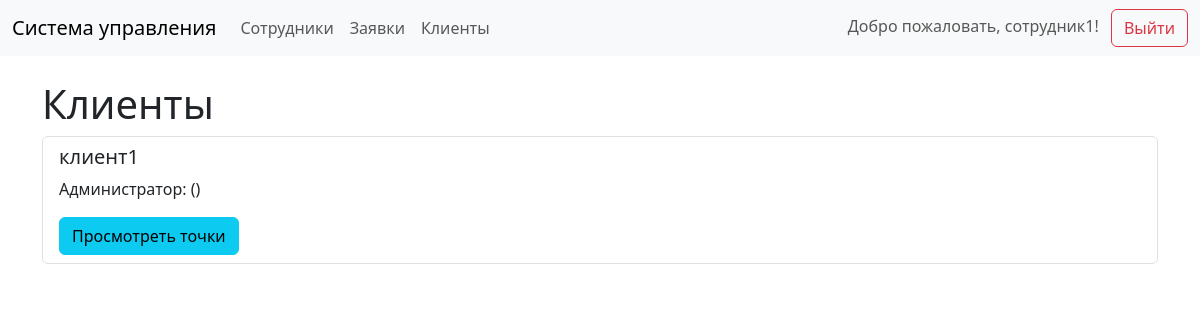
The app's page /clients (signed in), older data.
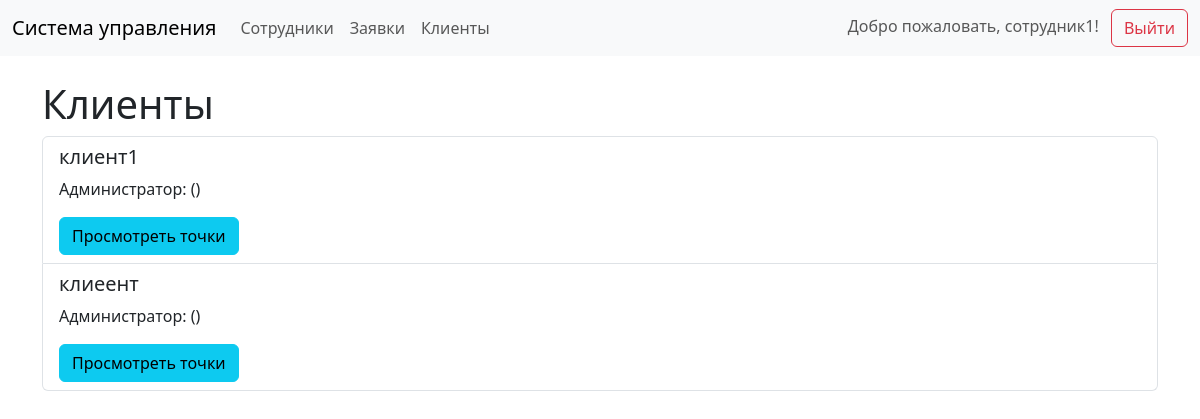
The same page, newer data.
### app/models.py (models this page shows, shortened)
class Client(UserMixin, db.Model):
    __tablename__ = 'clients'
    id = db.Column(db.Integer, primary_key=True)
    company_name = db.Column(db.String(255), nullable=False)
    username = db.Column(db.String(50), nullable=False, unique=True)
    password_hash = db.Column(db.String(128), nullable=False)
    telegram_id = db.Column(db.String(50), nullable=True)

### app/web.py (the view)
@web_bp.route('/clients')
@login_required
def clients():
    clients = Client.query.all()
    return render_template('clients.html', clients=clients)

### app/web.py (called while the page is built)
@login_manager.user_loader
def load_user(user_id):
    if user_id.startswith("employee-"):
        employee_id = user_id.split("-")[1]
        return db.session.query(Employee).get(employee_id)
    elif user_id.startswith("client-"):
        client_id = user_id.split("-")[1]
        return db.session.query(Client).get(client_id)
    return None

### app/templates/clients.html (shortened to what this page needs)
{% extends 'base.html' %}
{% block content %}
<h1>Клиенты</h1>
<ul class="list-group">
    {% for client in clients %}
        <li class="list-group-item" id="client-{{ client.id }}">
            <h5>{{ client.company_name }}</h5>
            <p>Администратор: {{ client.admin_name }} ({{ client.admin_phone }})</p>
            <button class="btn btn-info" onclick="viewPlaces({{ client.id }})">Просмотреть точки</button>
        </li>
    {% endfor %}
</ul>
{% endblock %}

Row changes from the older to the newer data that the page shows:
added Client: company_name "клиеент"
